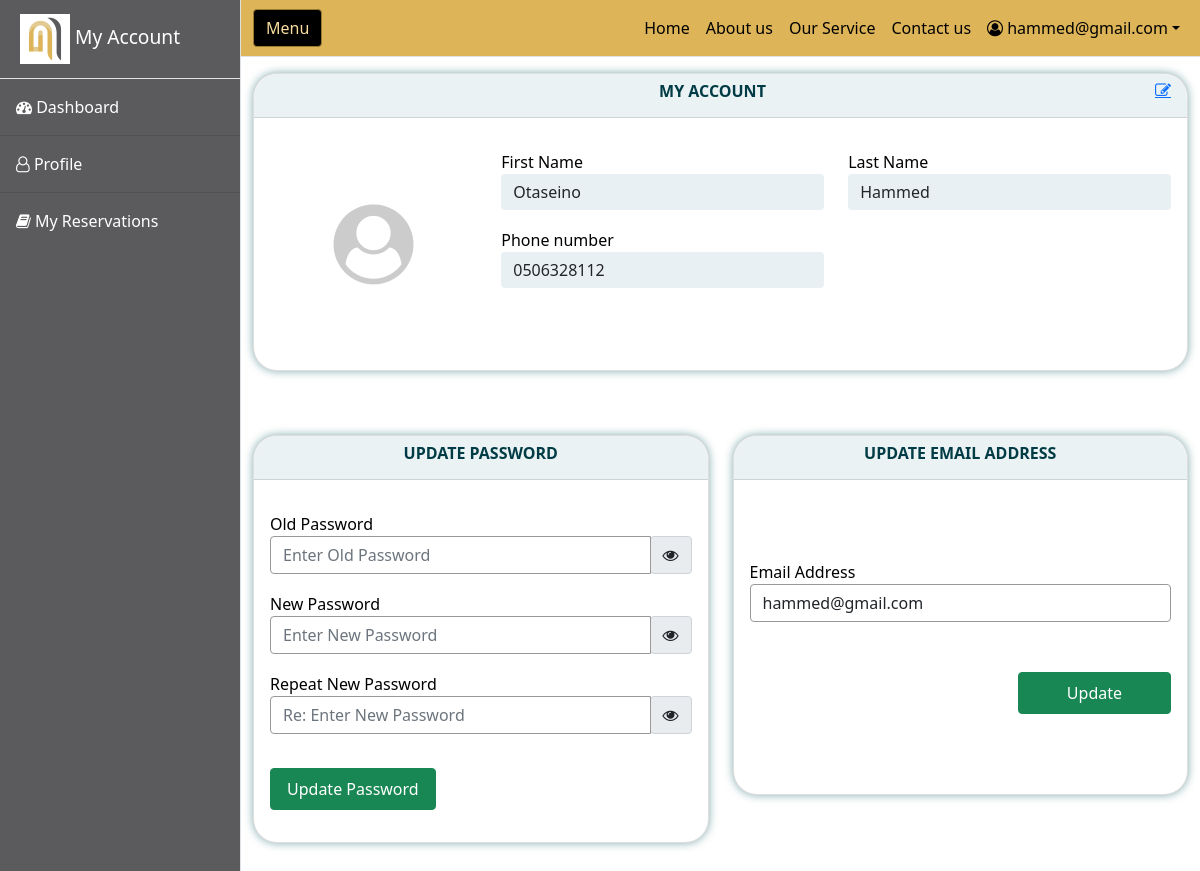
Screenshot of /account/profile.php (signed in) with the database file from the repository.
### tables this page shows
CREATE TABLE IF NOT EXISTS `users` (
  `user_id` int(10) UNSIGNED NOT NULL AUTO_INCREMENT,
  `first_name` varchar(50) DEFAULT NULL,
  `last_name` varchar(50) DEFAULT NULL,
  `email` varchar(80) DEFAULT NULL,
  `phone` varchar(20) DEFAULT NULL,
  `password` varchar(100) DEFAULT NULL,
  `created_at` datetime DEFAULT current_timestamp(),
  PRIMARY KEY (`user_id`),
  UNIQUE KEY `unique_email` (`email`)
);

### connect/config.php (called while the page is built, shortened)
<?php
class mypdo
{
	public $pdc = null;
	public function __construct()
	{
		$host = dbhost;
		$db = dbname;
		$user = dbuser;
		$pass = dbpass;
		$charset = 'utf8mb4';
		$dsn = "mysql:host=$host;dbname=$db;charset=$charset";
		$opt = array(PDO::ATTR_ERRMODE => PDO::ERRMODE_EXCEPTION, PDO::ATTR_DEFAULT_FETCH_MODE => PDO::FETCH_ASSOC, PDO::ATTR_EMULATE_PREPARES => false);
		$this->pdc = new PDO($dsn, $user, $pass, $opt);
	}
	public function get_one($qry, $val = '')
	{
		$stmt = $this->pdc->prepare($qry);
		if ($val != '') {
			$stmt->bindParam(1, $val, PDO::PARAM_STR);
		}
		$stmt->execute();
		if ($stmt->rowCount() > 0)
			return $stmt->fetch();
		else
			return null;
	}
}

### account/profile.php (the view, shortened to what this page needs)
<?php
require "../connect/config.php";
$user_id = intval($_SESSION['user_id']);
$pdo = new mypdo();
$user = $pdo->get_one("SELECT * FROM users WHERE user_id = ?", $user_id);
?>
<?php require_once ("../templates/user_header.php"); ?>
<div class="container-fluid text-center">
    <div class="row mt-3">
        <div class="col-12 col-md-12">
            <div class="card dashboard_card">
                <div class="card-header">
                    <a id="toglle_gen_btn" href="#" onclick="toggleEditMode(event, '.card')"
                        class="form_etion fa fa-edit text-main float-end"></a>
                    <h3>MY ACCOUNT</h3>
                </div>
                <div class="card-body">
                    <div class="row">
                        <div class="col-12 col-md-3 align-self-center">
                            <i style="color:#CCC" class="fa fa-user-circle fa-5x"></i>
                        </div>
                        <div class="col-12 col-md-9 align-self-center">
                            <form class="main_form update_form" onsubmit="updateGeneralInfo(event)">
                                <div class="row py-3 text-start">
                                    <div class="col-12 col-md-6 form-group">
                                        <label for="first_name">First Name</label>
                                        <input value="<?php echo $user['first_name']; ?>" disabled required
                                            class="form-control" placeholder="Enter first name" id="first_name"
                                            name="first_name">
                                    </div>
                                    <div class="col-12 col-md-6 form-group">
                                        <label for="last_name">Last Name</label>
                                        <input value="<?php echo $user['last_name']; ?>" disabled required
                                            class="form-control" placeholder="Enter last name" id="last_name"
                                            name="last_name">
                                    </div>
                                    <div class="col-12 col-md-6 form-group">
                                        <label for="phone">Phone number</label>
                                        <input value="<?php echo $user['phone']; ?>" disabled required
                                            class="form-control" placeholder="" id="phone" name="phone">
                                    </div>
                                </div>
                                <div id="update_sbutton" class="text-center py-3">
                                </div>
                            </form>
                        </div>
                    </div>
                </div>
            </div>
        </div>
    </div>
    <div class="row py-5">
        <div class="col-12 col-md-6">
            <div class="card dashboard_card mt-3">
                <div class="card-header">
                    <h3>UPDATE PASSWORD</h3>
                </div>
                <div class="card-body text-start">
                    <form id="login_form" onsubmit="update_password(event)" class="n_form main_form mt-3"
                        autocomplete="off">
                        <div class="form-group">
                            <label for="old_password">Old Password</label>
                            <div class="input-group">
                                <input required class="form-control has_pattern" type="password"
                                    placeholder="Enter Old Password" id="old_password" name="old_password" required>
                                <div class="input-group-append"><button type="button" onclick="pwd_vtoggle(event)"
                                        class="xbtn input-group-text"><i class="fa fa-eye"></i></button></div>
                            </div>
                        </div>
                        <div class="form-group">
                            <label for="new_password">New Password</label>
                            <div class="input-group">
                                <input required class="form-control has_pattern" type="password"
                                    placeholder="Enter New Password" id="new_password" name="new_password" required,
                                    pattern="^(?=.*[a-z])(?=.*[A-Z])(?=.*\d)(?=.*[@$!%*?&])[A-Za-z\d@$!%*?&]{8,}$"
                                    data-error_message="Password must be at least 8 characters long, contain an uppercase letter, a lowercase letter, a number, and a special character.">
                                <div class="input-group-append"><button type="button" onclick="pwd_vtoggle(event)"
                                        class="xbtn input-group-text"><i class="fa fa-eye"></i></button></div>
                            </div>
                        </div>
                        <div class="form-group">
                            <label for="rnew_password">Repeat New Password</label>
                            <div class="input-group">
                                <input required class="form-control has_pattern" type="password"
                                    placeholder="Re: Enter New Password" id="rnew_password" name="rnew_password"
                                    required,
                                    pattern="^(?=.*[a-z])(?=.*[A-Z])(?=.*\d)(?=.*[@$!%*?&])[A-Za-z\d@$!%*?&]{8,}$"
                                    data-error_message="Password must be at least 8 characters long, contain an uppercase letter, a lowercase letter, a number, and a special character.">
                                <div class="input-group-append"><button type="button" onclick="pwd_vtoggle(event)"
                                        class="xbtn input-group-text"><i class="fa fa-eye"></i></button></div>
                            </div>
                        </div>
                        <div id="pwd_sbutton" class="py-3">
                            <button class="btn btn-success py-2 px-3"> Update Password</button>
                        </div>
                    </form>
                </div>
            </div>
        </div>
        <div class="col-12 col-md-6">
            <div class="card dashboard_card mt-3">
                <div class="card-header">
                    <h3>UPDATE EMAIL ADDRESS</h3>
                </div>
                <div class="card-body text-start">
                    <form id="register_form" onsubmit="update_user_email(event)" class="n_form main_form py-5">
                        <div class="form-group py-3">
                            <label for="email"> Email Address</label>
                            <input value="<?php echo $user['email']; ?>" class="form-control" id="update_email"
                                type="email">
                        </div>
                        <div id="ema_sbutton" class="py-3 text-end">
                            <button class="btn btn-success py-2 px-5"> Update </button>
                        </div>
                    </form>
                </div>
            </div>
        </div>
    </div>
</div>
</div>
</div>
<?php require_once ("../templates/user_footer.php"); ?>

### templates/user_header.php (shortened to what this page needs)
<!DOCTYPE html>
<html lang="en">
<head>
    <link href="../css/bootstrap.min.css" rel="stylesheet" />
    <link href="../css/font-awesome.min.css" rel="stylesheet" />
    <link href="../css/toastr.min.css" rel="stylesheet" />
    <link href="../css/custom.css" rel="stylesheet" />
</head>
<body>
    <div class="d-flex" id="wrapper">
        <div class="border-end side_nav" id="sidebar-wrapper">
            <div class="sidebar-heading border-bottom"><img src="../img/logo.jpeg"> My Account</div>
            <div class="list-group list-group-flush">
                <a class="list-group-item list-group-item-action list-group-item-light p-3" href="./"><span class="fa fa-dashboard"></span> Dashboard</a>
                <a class="list-group-item list-group-item-action list-group-item-light p-3" href="profile.php"><span class="fa fa-user-o"></span> Profile</a>
                <a class="list-group-item list-group-item-action list-group-item-light p-3" href="my-reservations.php"><span class="fa fa-book"></span> My Reservations</a>
            </div>
        </div>
        <div id="page-content-wrapper">
            <nav class="navbar navbar-expand-lg navbar-light bg-light border-bottom top-nav">
                <div class="container-fluid">
                    <button class="btn btn-primary" id="sidebarToggle">Menu</button>
                    <div class="collapse navbar-collapse" id="navbarSupportedContent">
                        <ul class="navbar-nav ms-auto mt-2 mt-lg-0">
                            <li class="nav-item active"><a class="nav-link" href="../">Home</a></li>
                            <li class="nav-item active"><a class="nav-link" href="../about.php">About us</a></li>
                            <li class="nav-item active"><a class="nav-link" href="../our-service.php">Our Service</a></li>
                            <li class="nav-item active"><a class="nav-link" href="../contact.php">Contact us</a></li>
                            <li class="nav-item dropdown">
                                <a class="nav-link dropdown-toggle" id="navbarDropdown" href="#" role="button" data-bs-toggle="dropdown" aria-haspopup="true" aria-expanded="false"><i class="fa fa-user-circle-o"></i> <?php echo $user['email']; ?></a>
                            </li>
                        </ul>
                    </div>
                </div>
            </nav>

### css/custom.css (style rules this page uses)
.btn-primary { background-color: #286bc8; }
.input-group .xbtn { height: 100%; }
.btn.btn-primary { background-color: #000; color: #f8dd9f; border-color: #9a7b32; }
.top-nav { background-color: #ddb458 !important; color: #000; }
.top-nav li a { color: #000 !important; font-size: 16px; }
.side_nav, .side_nav .list-group, .side_nav .list-group a { background-color: #5b5b5d !important; color: #FFF !important; }
#sidebar-wrapper { min-height: 100vh; margin-left: -15rem; transition: margin 0.25s ease-out; }
#sidebar-wrapper .sidebar-heading { padding: 0.875rem 1.25rem; font-size: 1.2rem; }
#sidebar-wrapper .sidebar-heading img { max-height: 50px; }
#sidebar-wrapper .list-group { width: 15rem; }
#page-content-wrapper { min-width: 100vw; }
@media (min-width: 768px) { #sidebar-wrapper { margin-left: 0; } }
@media (min-width: 768px) { #page-content-wrapper { min-width: 0; width: 100%; } }
.main_form .form-group { margin-bottom: 18px; }
.main_form .form-control { background-color: #fff !important; border: 1px solid #999; }
.main_form .form-group>label { color: #000 !important; font-size: 16px; }
* { box-sizing: border-box; }
.dashboard_card { border-radius: 24px; box-shadow: 0px 0px 8px 0px #08585A80; }
.dashboard_card .form-control:disabled { background-color: #e9f0f3 !important; border: none; }
.dashboard_card .card-header { background-color: #eaf2f3; border-top-right-radius: 24px; border-top-left-radius: 24px; }
.dashboard_card .card-header h3 { font-size: 16px; font-weight: 600; line-height: 19px; color: #013B45; }
body { top: 0px !important; }

### rows the page displays
users: email "hammed@gmail.com", first_name "Otaseino", last_name "Hammed", phone "0506328112"
